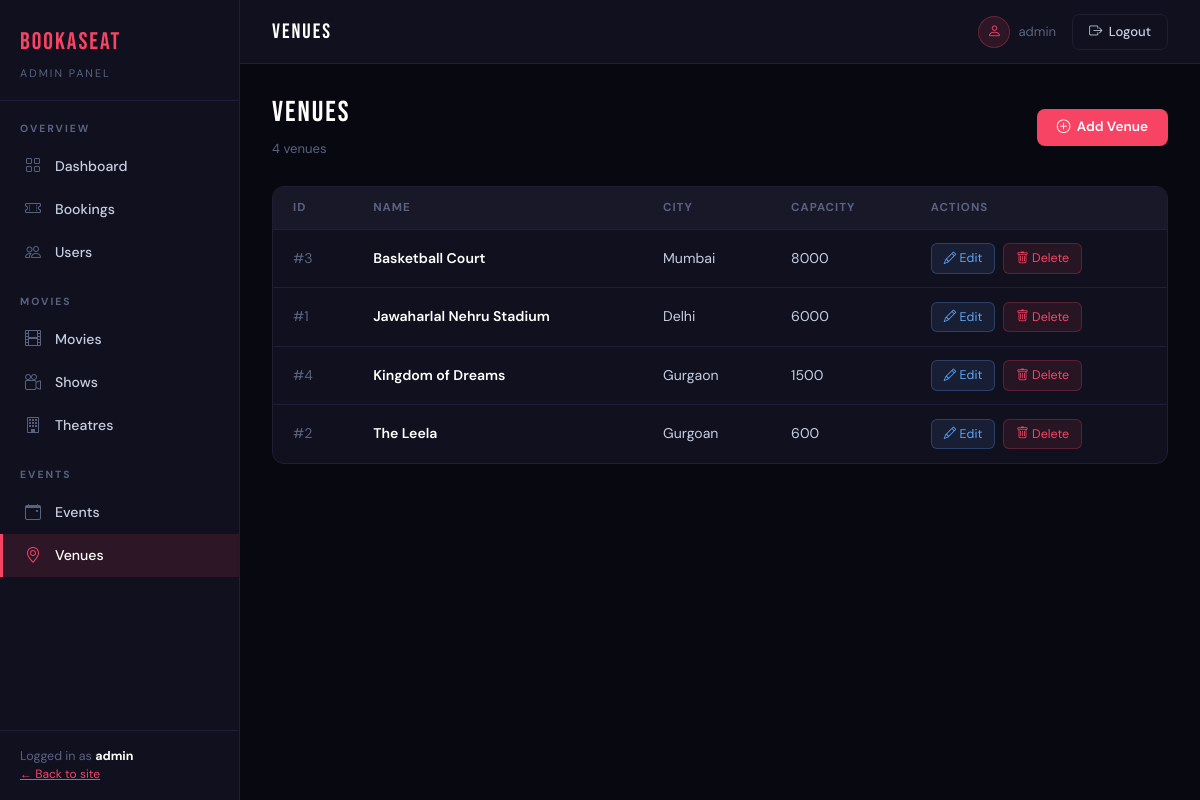
Page /dashboard/venues/ (signed in) on the committed database.
### events/models.py (models this page shows, shortened)
class Venue(models.Model):
    name = models.CharField(max_length=255)
    city = models.CharField(max_length=100)
    address = models.TextField()
    capacity = models.PositiveIntegerField(default=0)

### dashboard/views.py (the view)
# urls.py: path('venues/', views.venue_list, name='dashboard_venues'),
@staff_member_required(login_url='login')
def venue_list(request):
    venues = Venue.objects.all().order_by('name')
    return render(request, 'dashboard/venues/list.html', {
        'venues': venues, 'section': 'venues'
    })

### dashboard/templates/dashboard/venues/list.html (shortened to what this page needs)
{% extends 'dashboard/base.html' %}
{% block topbar_title %}VENUES{% endblock %}
{% block content %}
<div class="page-heading">
  <div><h1>VENUES</h1><p>{{ venues|length }} venue{{ venues|length|pluralize }}</p></div>
  <a href="{% url 'dashboard_venue_add' %}" class="btn-red"><i class="bi bi-plus-circle"></i> Add Venue</a>
</div>
<div class="dash-table">
  <table class="admin-table">
    <thead>
      <tr><th>ID</th><th>Name</th><th>City</th><th>Capacity</th><th>Actions</th></tr>
    </thead>
    <tbody>
      {% for venue in venues %}
        <tr>
          <td style="color:var(--muted);">#{{ venue.id }}</td>
          <td style="font-weight:600; color:#fff;">{{ venue.name }}</td>
          <td>{{ venue.city }}</td>
          <td>{{ venue.capacity|default:"—" }}</td>
          <td>
            <div style="display:flex; gap:0.5rem;">
              <a href="{% url 'dashboard_venue_edit' venue.id %}" class="btn-edit-sm"><i class="bi bi-pencil"></i> Edit</a>
              <form method="post" action="{% url 'dashboard_venue_delete' venue.id %}" style="display:inline;" onsubmit="return confirm('Delete {{ venue.name }}?')">
                <button type="submit" class="btn-danger-sm"><i class="bi bi-trash"></i> Delete</button>
              </form>
            </div>
          </td>
        </tr>
      {% empty %}
        <tr><td colspan="5" style="color:var(--muted); text-align:center; padding:2rem;">No venues yet.</td></tr>
      {% endfor %}
    </tbody>
  </table>
</div>
{% endblock %}

### dashboard/templates/dashboard/base.html (shortened to what this page needs)
<!DOCTYPE html>
<html lang="en">
<head>
  <link href="https://cdn.jsdelivr.net/npm/bootstrap@5.3.2/dist/css/bootstrap.min.css" rel="stylesheet" />
  <link href="https://cdn.jsdelivr.net/npm/bootstrap-icons@1.11.3/font/bootstrap-icons.min.css" rel="stylesheet" />
</head>
<body>
<aside class="sidebar">
  <a href="{% url 'dashboard_home' %}" class="sidebar-brand">
    <span class="logo">BookASeat</span>
    <span class="sub">Admin Panel</span>
  </a>
  <div class="sidebar-section">
    <div class="sidebar-label">Overview</div>
    <a href="{% url 'dashboard_home' %}" class="sidebar-link {% if section == 'home' %}active{% endif %}">
      <i class="bi bi-grid"></i> Dashboard
    </a>
    <a href="{% url 'dashboard_bookings' %}" class="sidebar-link {% if section == 'bookings' %}active{% endif %}">
      <i class="bi bi-ticket-perforated"></i> Bookings
    </a>
    <a href="{% url 'dashboard_users' %}" class="sidebar-link {% if section == 'users' %}active{% endif %}">
      <i class="bi bi-people"></i> Users
    </a>
  </div>
  <div class="sidebar-section">
    <div class="sidebar-label">Movies</div>
    <a href="{% url 'dashboard_movies' %}" class="sidebar-link {% if section == 'movies' %}active{% endif %}">
      <i class="bi bi-film"></i> Movies
    </a>
    <a href="{% url 'dashboard_shows' %}" class="sidebar-link {% if section == 'shows' %}active{% endif %}">
      <i class="bi bi-camera-reels"></i> Shows
    </a>
    <a href="{% url 'dashboard_theatres' %}" class="sidebar-link {% if section == 'theatres' %}active{% endif %}">
      <i class="bi bi-building"></i> Theatres
    </a>
  </div>
  <div class="sidebar-section">
    <div class="sidebar-label">Events</div>
    <a href="{% url 'dashboard_events' %}" class="sidebar-link {% if section == 'events' %}active{% endif %}">
      <i class="bi bi-calendar-event"></i> Events
    </a>
    <a href="{% url 'dashboard_venues' %}" class="sidebar-link {% if section == 'venues' %}active{% endif %}">
      <i class="bi bi-geo-alt"></i> Venues
    </a>
  </div>
  <div class="sidebar-footer">
    <div>Logged in as <strong style="color:#fff;">{{ request.user.username }}</strong></div>
    <a href="{% url 'movie_list' %}" style="color:var(--red); font-size:0.75rem;">← Back to site</a>
  </div>
</aside>
<div class="main-wrap">
  <div class="topbar">
    <div class="topbar-title">{% block topbar_title %}Dashboard{% endblock %}</div>
    <div class="topbar-right">
      <div class="topbar-user">
        <div class="topbar-avatar"><i class="bi bi-person"></i></div>
        <span>{{ request.user.username }}</span>
      </div>
      <form method="post" action="{% url 'logout' %}" style="display:inline;">
        <button type="submit" class="btn-ghost" style="cursor:pointer;">
            <i class="bi bi-box-arrow-right"></i> Logout
        </button>
        </form>
    </div>
  </div>
  <div class="page-content">
    {% block content %}{% endblock %}
  </div>
</div>
</body>
</html>

### rows in the picture
Venue: id "3", name "Basketball Court", city "Mumbai", capacity "8000"
Venue: id "1", name "Jawaharlal Nehru Stadium", city "Delhi", capacity "6000"
Venue: id "4", name "Kingdom of Dreams", city "Gurgaon", capacity "1500"
Venue: id "2", name "The Leela", city "Gurgoan", capacity "600"

### other values in the picture
{{ request.user.username }} "admin"
{{ venues|length }} "4"
